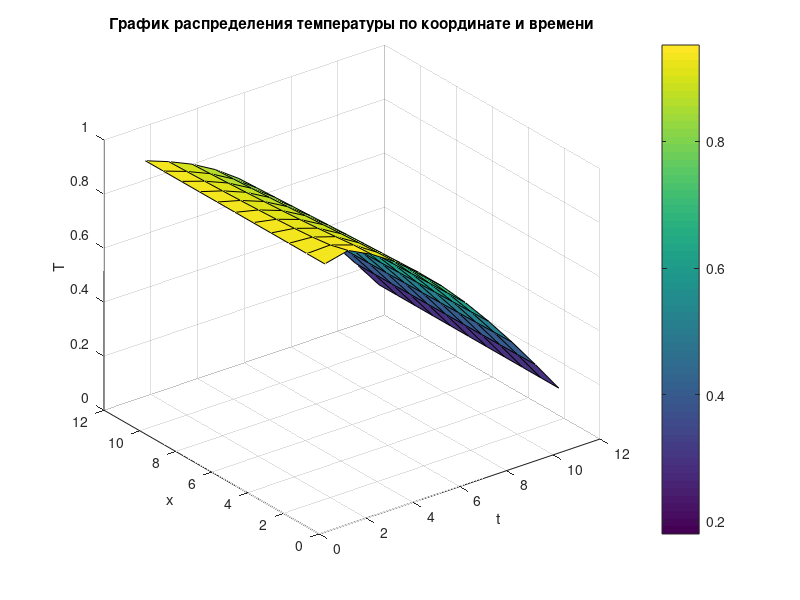
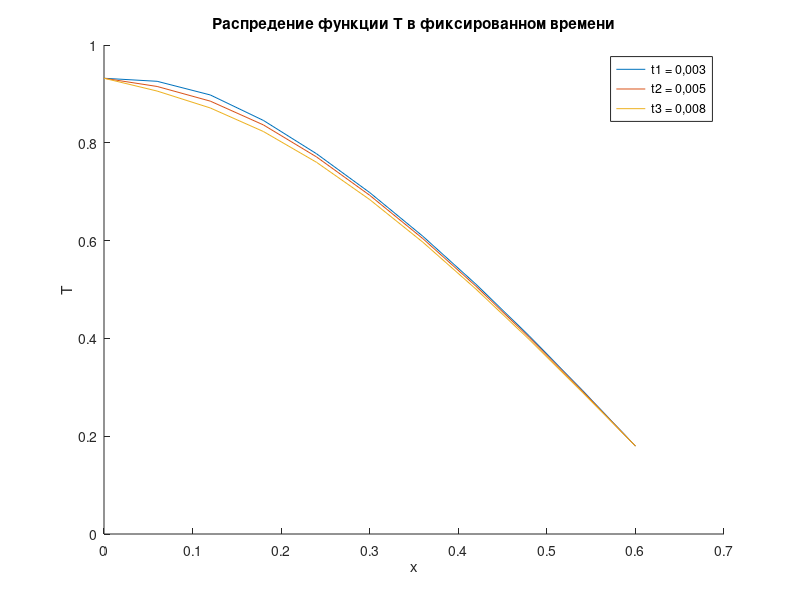

The MATLAB source for these figures, in order:
dt = 0.001
dh = 0.06
x_0 = 0
x = 0.6
t_0 = 0
t = 0.01

X = [x_0:dh:x]
Time = [t_0:dt:t]
T = zeros(length(X),length(Time))

T_x_0 = cos(2*X+0.19)
T_t_0 = 0.932
T_t = 0.1798

T(1,:) = T_x_0
T(:,1) = T_t_0
T(:,length(Time)) = T_t

for k = 1:length(X)-1
  for i = 2:length(Time)-1

    T(k+1,i) = (dt/(dh^2))*(T(k,i+1)-2*T(k,i)+T(k,i-1))+T(k,i)

  end
end
T1 = T(3,1:length(Time))
T2 = T(5,1:length(Time))
T3 = T(8,1:length(Time))

figure
surf(T)
xlabel('t')
ylabel('x')
zlabel('T')
title("График распределения температуры по координате и времени")
colorbar

figure
hold on
plot(X, T1)
plot(X, T2)
plot(X, T3)
xlabel('x')
ylabel('T')
title("Распредение функции Т в фиксированном времени")
legend("t1 = 0,003","t2 = 0,005","t3 = 0,008")


